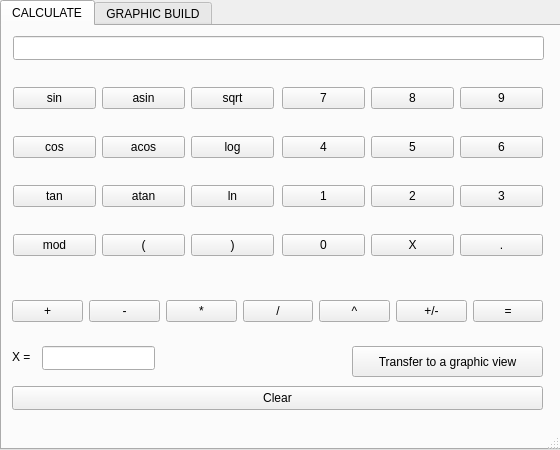
<?xml version="1.0" encoding="UTF-8"?>
<ui version="4.0">
 <class>MainWindow</class>
 <widget class="QMainWindow" name="MainWindow">
  <property name="enabled">
   <bool>true</bool>
  </property>
  <property name="geometry">
   <rect>
    <x>0</x>
    <y>0</y>
    <width>560</width>
    <height>450</height>
   </rect>
  </property>
  <property name="minimumSize">
   <size>
    <width>560</width>
    <height>450</height>
   </size>
  </property>
  <property name="maximumSize">
   <size>
    <width>560</width>
    <height>450</height>
   </size>
  </property>
  <property name="windowTitle">
   <string>Smart Calculator v2.0</string>
  </property>
  <property name="autoFillBackground">
   <bool>true</bool>
  </property>
  <widget class="QWidget" name="centralwidget">
   <property name="enabled">
    <bool>true</bool>
   </property>
   <property name="minimumSize">
    <size>
     <width>560</width>
     <height>450</height>
    </size>
   </property>
   <property name="maximumSize">
    <size>
     <width>560</width>
     <height>450</height>
    </size>
   </property>
   <property name="baseSize">
    <size>
     <width>560</width>
     <height>450</height>
    </size>
   </property>
   <property name="palette">
    <palette>
     <active/>
     <inactive/>
     <disabled/>
    </palette>
   </property>
   <widget class="QTabWidget" name="tabWidget">
    <property name="geometry">
     <rect>
      <x>0</x>
      <y>0</y>
      <width>581</width>
      <height>450</height>
     </rect>
    </property>
    <property name="currentIndex">
     <number>0</number>
    </property>
    <widget class="QWidget" name="tab">
     <attribute name="title">
      <string>CALCULATE</string>
     </attribute>
     <widget class="QLabel" name="label">
      <property name="geometry">
       <rect>
        <x>10</x>
        <y>320</y>
        <width>21</width>
        <height>21</height>
       </rect>
      </property>
      <property name="text">
       <string>X =</string>
      </property>
     </widget>
     <widget class="QPushButton" name="pushButton_28">
      <property name="geometry">
       <rect>
        <x>10</x>
        <y>360</y>
        <width>531</width>
        <height>24</height>
       </rect>
      </property>
      <property name="text">
       <string>Clear</string>
      </property>
     </widget>
     <widget class="QWidget" name="horizontalLayoutWidget">
      <property name="geometry">
       <rect>
        <x>10</x>
        <y>260</y>
        <width>531</width>
        <height>51</height>
       </rect>
      </property>
      <layout class="QHBoxLayout" name="horizontalLayout">
       <property name="sizeConstraint">
        <enum>QLayout::SetDefaultConstraint</enum>
       </property>
       <item>
        <widget class="QPushButton" name="pushButton_23">
         <property name="text">
          <string>+</string>
         </property>
        </widget>
       </item>
       <item>
        <widget class="QPushButton" name="pushButton_24">
         <property name="text">
          <string>-</string>
         </property>
        </widget>
       </item>
       <item>
        <widget class="QPushButton" name="pushButton_25">
         <property name="text">
          <string>*</string>
         </property>
        </widget>
       </item>
       <item>
        <widget class="QPushButton" name="pushButton_26">
         <property name="text">
          <string>/</string>
         </property>
        </widget>
       </item>
       <item>
        <widget class="QPushButton" name="pushButton_22">
         <property name="text">
          <string>^</string>
         </property>
        </widget>
       </item>
       <item>
        <widget class="QPushButton" name="pushButton_31">
         <property name="text">
          <string>+/-</string>
         </property>
        </widget>
       </item>
       <item>
        <widget class="QPushButton" name="pushButton_27">
         <property name="text">
          <string>=</string>
         </property>
        </widget>
       </item>
      </layout>
     </widget>
     <widget class="QWidget" name="gridLayoutWidget">
      <property name="geometry">
       <rect>
        <x>280</x>
        <y>40</y>
        <width>261</width>
        <height>211</height>
       </rect>
      </property>
      <layout class="QGridLayout" name="gridLayout">
       <item row="2" column="2">
        <widget class="QPushButton" name="pushButton_9">
         <property name="text">
          <string>3</string>
         </property>
        </widget>
       </item>
       <item row="1" column="1">
        <widget class="QPushButton" name="pushButton_5">
         <property name="text">
          <string>5</string>
         </property>
        </widget>
       </item>
       <item row="0" column="0">
        <widget class="QPushButton" name="pushButton_3">
         <property name="text">
          <string>7</string>
         </property>
        </widget>
       </item>
       <item row="2" column="0">
        <widget class="QPushButton" name="pushButton">
         <property name="text">
          <string>1</string>
         </property>
        </widget>
       </item>
       <item row="0" column="1">
        <widget class="QPushButton" name="pushButton_4">
         <property name="text">
          <string>8</string>
         </property>
        </widget>
       </item>
       <item row="3" column="2">
        <widget class="QPushButton" name="pushButton_11">
         <property name="text">
          <string>.</string>
         </property>
        </widget>
       </item>
       <item row="1" column="2">
        <widget class="QPushButton" name="pushButton_8">
         <property name="text">
          <string>6</string>
         </property>
        </widget>
       </item>
       <item row="0" column="2">
        <widget class="QPushButton" name="pushButton_7">
         <property name="text">
          <string>9</string>
         </property>
        </widget>
       </item>
       <item row="1" column="0">
        <widget class="QPushButton" name="pushButton_2">
         <property name="text">
          <string>4</string>
         </property>
        </widget>
       </item>
       <item row="2" column="1">
        <widget class="QPushButton" name="pushButton_6">
         <property name="text">
          <string>2</string>
         </property>
        </widget>
       </item>
       <item row="3" column="0">
        <widget class="QPushButton" name="pushButton_10">
         <property name="text">
          <string>0</string>
         </property>
        </widget>
       </item>
       <item row="3" column="1">
        <widget class="QPushButton" name="pushButton_32">
         <property name="text">
          <string>X</string>
         </property>
        </widget>
       </item>
      </layout>
     </widget>
     <widget class="QLineEdit" name="lineEdit_2">
      <property name="geometry">
       <rect>
        <x>40</x>
        <y>320</y>
        <width>113</width>
        <height>24</height>
       </rect>
      </property>
      <property name="inputMethodHints">
       <set>Qt::ImhDigitsOnly</set>
      </property>
     </widget>
     <widget class="QLineEdit" name="lineEdit">
      <property name="geometry">
       <rect>
        <x>11</x>
        <y>10</y>
        <width>531</width>
        <height>24</height>
       </rect>
      </property>
      <property name="mouseTracking">
       <bool>false</bool>
      </property>
      <property name="inputMethodHints">
       <set>Qt::ImhLatinOnly|Qt::ImhLowercaseOnly</set>
      </property>
      <property name="inputMask">
       <string/>
      </property>
      <property name="text">
       <string/>
      </property>
      <property name="maxLength">
       <number>255</number>
      </property>
      <property name="alignment">
       <set>Qt::AlignRight|Qt::AlignTrailing|Qt::AlignVCenter</set>
      </property>
      <property name="readOnly">
       <bool>true</bool>
      </property>
      <property name="clearButtonEnabled">
       <bool>false</bool>
      </property>
     </widget>
     <widget class="QWidget" name="gridLayoutWidget_2">
      <property name="geometry">
       <rect>
        <x>11</x>
        <y>40</y>
        <width>261</width>
        <height>211</height>
       </rect>
      </property>
      <layout class="QGridLayout" name="gridLayout_2">
       <item row="1" column="1">
        <widget class="QPushButton" name="pushButton_16">
         <property name="text">
          <string>acos</string>
         </property>
        </widget>
       </item>
       <item row="4" column="2">
        <widget class="QPushButton" name="pushButton_30">
         <property name="text">
          <string>)</string>
         </property>
        </widget>
       </item>
       <item row="0" column="2">
        <widget class="QPushButton" name="pushButton_14">
         <property name="text">
          <string>sqrt</string>
         </property>
        </widget>
       </item>
       <item row="4" column="0">
        <widget class="QPushButton" name="pushButton_21">
         <property name="text">
          <string>mod</string>
         </property>
        </widget>
       </item>
       <item row="1" column="0">
        <widget class="QPushButton" name="pushButton_15">
         <property name="text">
          <string>cos</string>
         </property>
        </widget>
       </item>
       <item row="0" column="0">
        <widget class="QPushButton" name="pushButton_12">
         <property name="text">
          <string>sin</string>
         </property>
        </widget>
       </item>
       <item row="2" column="0">
        <widget class="QPushButton" name="pushButton_18">
         <property name="text">
          <string>tan</string>
         </property>
        </widget>
       </item>
       <item row="2" column="2">
        <widget class="QPushButton" name="pushButton_20">
         <property name="text">
          <string>ln</string>
         </property>
        </widget>
       </item>
       <item row="0" column="1">
        <widget class="QPushButton" name="pushButton_13">
         <property name="text">
          <string>asin</string>
         </property>
        </widget>
       </item>
       <item row="1" column="2">
        <widget class="QPushButton" name="pushButton_17">
         <property name="text">
          <string>log</string>
         </property>
        </widget>
       </item>
       <item row="2" column="1">
        <widget class="QPushButton" name="pushButton_19">
         <property name="text">
          <string>atan</string>
         </property>
        </widget>
       </item>
       <item row="4" column="1">
        <widget class="QPushButton" name="pushButton_29">
         <property name="text">
          <string>(</string>
         </property>
        </widget>
       </item>
      </layout>
     </widget>
     <widget class="QPushButton" name="pushButton_35">
      <property name="geometry">
       <rect>
        <x>350</x>
        <y>320</y>
        <width>191</width>
        <height>31</height>
       </rect>
      </property>
      <property name="text">
       <string>Transfer to a graphic view</string>
      </property>
     </widget>
    </widget>
    <widget class="QWidget" name="tab_2">
     <attribute name="title">
      <string>GRAPHIC BUILD</string>
     </attribute>
     <widget class="QPushButton" name="pushButton_33">
      <property name="geometry">
       <rect>
        <x>420</x>
        <y>320</y>
        <width>61</width>
        <height>61</height>
       </rect>
      </property>
      <property name="font">
       <font>
        <italic>false</italic>
        <bold>true</bold>
        <kerning>false</kerning>
       </font>
      </property>
      <property name="acceptDrops">
       <bool>true</bool>
      </property>
      <property name="text">
       <string>GET IT!!!</string>
      </property>
     </widget>
     <widget class="QLineEdit" name="lineEdit_3">
      <property name="geometry">
       <rect>
        <x>420</x>
        <y>30</y>
        <width>130</width>
        <height>24</height>
       </rect>
      </property>
      <property name="text">
       <string>0</string>
      </property>
      <property name="readOnly">
       <bool>true</bool>
      </property>
     </widget>
     <widget class="QLabel" name="label_2">
      <property name="geometry">
       <rect>
        <x>430</x>
        <y>10</y>
        <width>111</width>
        <height>16</height>
       </rect>
      </property>
      <property name="text">
       <string>Expressoin</string>
      </property>
     </widget>
     <widget class="QLabel" name="label_3">
      <property name="geometry">
       <rect>
        <x>420</x>
        <y>60</y>
        <width>121</width>
        <height>51</height>
       </rect>
      </property>
      <property name="acceptDrops">
       <bool>false</bool>
      </property>
      <property name="layoutDirection">
       <enum>Qt::LeftToRight</enum>
      </property>
      <property name="text">
       <string> Scope X (-1000000...1000000) From</string>
      </property>
      <property name="textFormat">
       <enum>Qt::AutoText</enum>
      </property>
      <property name="scaledContents">
       <bool>false</bool>
      </property>
      <property name="alignment">
       <set>Qt::AlignCenter</set>
      </property>
      <property name="wordWrap">
       <bool>true</bool>
      </property>
      <property name="margin">
       <number>1</number>
      </property>
     </widget>
     <widget class="QLineEdit" name="lineEdit_4">
      <property name="geometry">
       <rect>
        <x>420</x>
        <y>110</y>
        <width>130</width>
        <height>24</height>
       </rect>
      </property>
      <property name="text">
       <string>0</string>
      </property>
      <property name="maxLength">
       <number>8</number>
      </property>
     </widget>
     <widget class="QLineEdit" name="lineEdit_5">
      <property name="geometry">
       <rect>
        <x>420</x>
        <y>230</y>
        <width>130</width>
        <height>24</height>
       </rect>
      </property>
      <property name="text">
       <string>0</string>
      </property>
      <property name="maxLength">
       <number>4</number>
      </property>
     </widget>
     <widget class="QLabel" name="label_4">
      <property name="geometry">
       <rect>
        <x>430</x>
        <y>190</y>
        <width>111</width>
        <height>41</height>
       </rect>
      </property>
      <property name="text">
       <string>Range                                       X</string>
      </property>
      <property name="alignment">
       <set>Qt::AlignCenter</set>
      </property>
      <property name="wordWrap">
       <bool>true</bool>
      </property>
      <property name="margin">
       <number>1</number>
      </property>
     </widget>
     <widget class="QLineEdit" name="lineEdit_6">
      <property name="geometry">
       <rect>
        <x>420</x>
        <y>160</y>
        <width>130</width>
        <height>24</height>
       </rect>
      </property>
      <property name="text">
       <string>0</string>
      </property>
      <property name="maxLength">
       <number>8</number>
      </property>
     </widget>
     <widget class="QLabel" name="label_5">
      <property name="geometry">
       <rect>
        <x>470</x>
        <y>140</y>
        <width>61</width>
        <height>20</height>
       </rect>
      </property>
      <property name="text">
       <string>To</string>
      </property>
     </widget>
     <widget class="QLineEdit" name="lineEdit_7">
      <property name="geometry">
       <rect>
        <x>420</x>
        <y>280</y>
        <width>130</width>
        <height>24</height>
       </rect>
      </property>
      <property name="text">
       <string>0</string>
      </property>
      <property name="maxLength">
       <number>4</number>
      </property>
     </widget>
     <widget class="QLabel" name="label_6">
      <property name="geometry">
       <rect>
        <x>480</x>
        <y>260</y>
        <width>49</width>
        <height>16</height>
       </rect>
      </property>
      <property name="text">
       <string>Y</string>
      </property>
     </widget>
     <widget class="QCustomPlot" name="widget" native="true">
      <property name="geometry">
       <rect>
        <x>9</x>
        <y>9</y>
        <width>401</width>
        <height>381</height>
       </rect>
      </property>
     </widget>
     <widget class="QPushButton" name="pushButton_34">
      <property name="geometry">
       <rect>
        <x>490</x>
        <y>330</y>
        <width>51</width>
        <height>41</height>
       </rect>
      </property>
      <property name="text">
       <string>CLEAR</string>
      </property>
     </widget>
    </widget>
   </widget>
  </widget>
  <widget class="QStatusBar" name="statusbar"/>
  <widget class="QMenuBar" name="menubar">
   <property name="geometry">
    <rect>
     <x>0</x>
     <y>0</y>
     <width>560</width>
     <height>22</height>
    </rect>
   </property>
  </widget>
 </widget>
 <customwidgets>
  <customwidget>
   <class>QCustomPlot</class>
   <extends>QWidget</extends>
   <header>plot/qcustomplot.h</header>
   <container>1</container>
  </customwidget>
 </customwidgets>
 <resources/>
 <connections/>
</ui>
